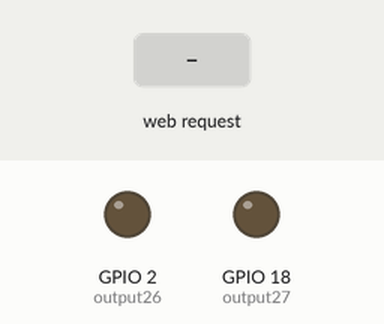
A sketch run on a simulated ESP32. Shown: output pins drawn as LEDs (lit = HIGH). Inputs (shaded band) come from the test bench. WiFi joins after 1.5 s; servers stay silent unless stated; what the sketch prints to the serial monitor is not drawn.

Above: at 2.7 s.
2.8 s: HTTP request GET /26/on received
At 4.0 s:
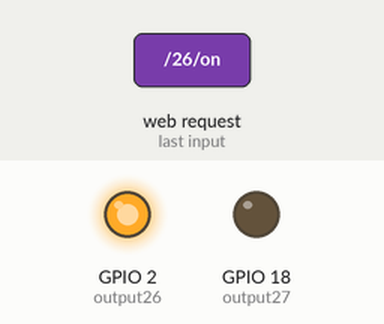
4.3 s: HTTP request GET /27/on received
At 5.2 s:
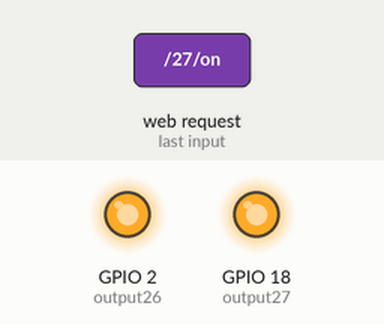
5.8 s: HTTP request GET /26/off received
At 6.3 s:
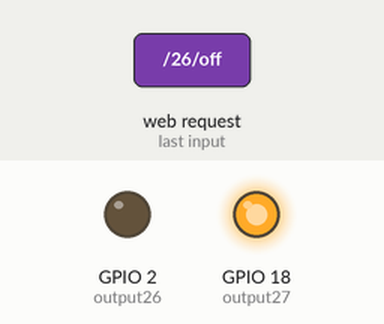
7.3 s: HTTP request GET /27/off received
At 8.6 s:
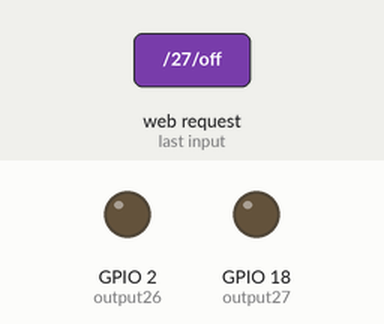
Timing chart, 0 to 9.8 s (numbered marks = the images above; inputs shaded):
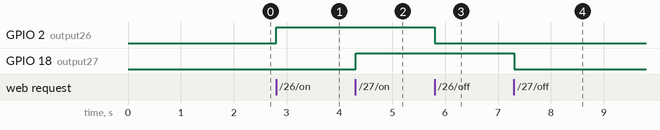

The sketch:

RIOT_LOCAL_HTTP_ESP32.ino
```cpp
// Load Wi-Fi library
#include <WiFi.h>

// Replace with your network credentials
const char* ssid = "SSID";
const char* password = "SENHA";

// Set web server port number to 80
WiFiServer server(80);

// Variable to store the HTTP request
String header;

// Auxiliar variables to store the current output state
String output26State = "off";
String output27State = "off";

// Assign output variables to GPIO pins
const int output26 = 2;
const int output27 = 18;

// Current time
unsigned long currentTime = millis();
// Previous time
unsigned long previousTime = 0;
// Define timeout time in milliseconds (example: 2000ms = 2s)
const long timeoutTime = 2000;

void setup() {
  Serial.begin(115200);
  // Initialize the output variables as outputs
  pinMode(output26, OUTPUT);
  pinMode(output27, OUTPUT);
  // Set outputs to LOW
  digitalWrite(output26, LOW);
  digitalWrite(output27, LOW);

  // Connect to Wi-Fi network with SSID and password
  Serial.print("Connecting to ");
  Serial.println(ssid);
  WiFi.begin(ssid, password);
  while (WiFi.status() != WL_CONNECTED) {
    delay(500);
    Serial.print(".");
  }
  // Print local IP address and start web server
  Serial.println("");
  Serial.println("WiFi connected.");
  Serial.println("IP address: ");
  Serial.println(WiFi.localIP());
  server.begin();
}

void loop(){
  WiFiClient client = server.available();   // Listen for incoming clients

  if (client) {                             // If a new client connects,
    currentTime = millis();
    previousTime = currentTime;
    Serial.println("New Client.");          // print a message out in the serial port
    String currentLine = "";                // make a String to hold incoming data from the client
    while (client.connected() && currentTime - previousTime <= timeoutTime) {  // loop while the client's connected
      currentTime = millis();
      if (client.available()) {             // if there's bytes to read from the client,
        char c = client.read();             // read a byte, then
        Serial.write(c);                    // print it out the serial monitor
        header += c;
        if (c == '\n') {                    // if the byte is a newline character
          // if the current line is blank, you got two newline characters in a row.
          // that's the end of the client HTTP request, so send a response:
          if (currentLine.length() == 0) {
            // HTTP headers always start with a response code (e.g. HTTP/1.1 200 OK)
            // and a content-type so the client knows what's coming, then a blank line:
            client.println("HTTP/1.1 200 OK");
            client.println("Content-type:text/html");
            client.println("Connection: close");
            client.println();

            // turns the GPIOs on and off
            if (header.indexOf("GET /26/on") >= 0) {
              Serial.println("GPIO 26 on");
              output26State = "on";
              digitalWrite(output26, HIGH);
            } else if (header.indexOf("GET /26/off") >= 0) {
              Serial.println("GPIO 26 off");
              output26State = "off";
              digitalWrite(output26, LOW);
            } else if (header.indexOf("GET /27/on") >= 0) {
              Serial.println("GPIO 27 on");
              output27State = "on";
              digitalWrite(output27, HIGH);
            } else if (header.indexOf("GET /27/off") >= 0) {
              Serial.println("GPIO 27 off");
              output27State = "off";
              digitalWrite(output27, LOW);
            }

// Display the HTML web page
client.println("<!DOCTYPE html><html>");
client.println("<head><meta name=\"viewport\" content=\"width=device-width, initial-scale=1\">");
client.println("<link rel=\"icon\" href=\"data:,\">");
// CSS to style the on/off buttons
// Feel free to change the background-color and font-size attributes to fit your preferences
client.println("<style>html { font-family: Helvetica; display: inline-block; margin: 0px auto; text-align: center;}");
client.println(".button { background-color: #4CAF50; border: none; color: white; padding: 16px 40px;");
client.println("text-decoration: none; font-size: 30px; margin: 2px; cursor: pointer;}");
client.println(".button2 {background-color: #555555;}</style></head>");

// Web Page Heading
client.println("<body><h1>ESP32 Web Server</h1>");

// Display current state, and ON/OFF buttons for GPIO 26
client.println("<p>GPIO 2 - State " + output26State + "</p>");
// If the output26State is off, it displays the ON button
if (output26State=="off") {
  client.println("<p><a href=\"/26/on\"><button class=\"button\">ON</button></a></p>");
} else {
  client.println("<p><a href=\"/26/off\"><button class=\"button button2\">OFF</button></a></p>");
}

// Display current state, and ON/OFF buttons for GPIO 27
client.println("<p>GPIO 18 - State " + output27State + "</p>");
// If the output27State is off, it displays the ON button
if (output27State=="off") {
  client.println("<p><a href=\"/27/on\"><button class=\"button\">ON</button></a></p>");
} else {
  client.println("<p><a href=\"/27/off\"><button class=\"button button2\">OFF</button></a></p>");
}
client.println("</body></html>");

// The HTTP response ends with another blank line
client.println();
// Break out of the while loop
break;
} else { // if you got a newline, then clear currentLine
currentLine = "";
}
} else if (c != '\r') {  // if you got anything else but a carriage return character,
currentLine += c;      // add it to the end of the currentLine
}
}
}
    // Clear the header variable
    header = "";
    // Close the connection
    client.stop();
    Serial.println("Client disconnected.");
    Serial.println("");
  }
}
```

Measured:
- after the input at 2.8 s, GPIO 2 (output26): LOW → HIGH at once
- after the input at 4.3 s, GPIO 18 (output27): LOW → HIGH at once
- after the input at 5.8 s, GPIO 2 (output26): HIGH → LOW at once
- after the input at 7.3 s, GPIO 18 (output27): HIGH → LOW at once
